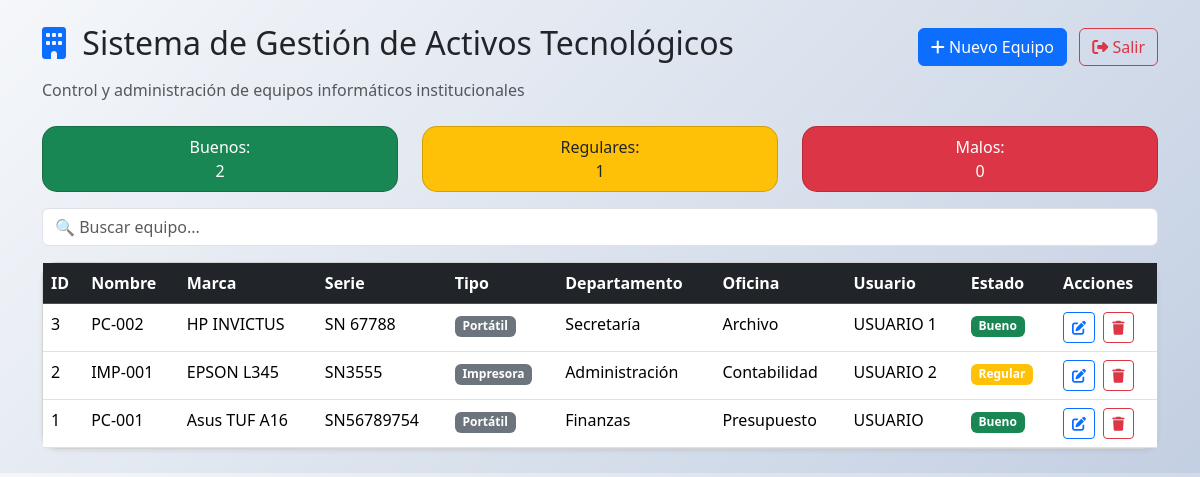
/ (signed in), run on the app's committed database.
### database.py (models this page shows)
class Equipo(db.Model):
    id = db.Column(db.Integer, primary_key=True)
    nombre = db.Column(db.String(100), nullable=False)
    marca = db.Column(db.String(50), nullable=False)
    modelo = db.Column(db.String(100), nullable=False)
    numero_serie = db.Column(db.String(50), unique=True, nullable=False)
    tipo = db.Column(db.String(50), nullable=False)
    cpu = db.Column(db.String(100))
    ram = db.Column(db.String(20))
    almacenamiento = db.Column(db.String(50))
    sistema_operativo = db.Column(db.String(50))
    ip_address = db.Column(db.String(15))
    impresora = db.Column(db.String(100))
    usuario_encargado = db.Column(db.String(100))
    departamento = db.Column(db.String(100))
    oficina = db.Column(db.String(100))
    estado = db.Column(db.String(20), default='Bueno')
    fecha_adquisicion = db.Column(db.Date)
    fecha_alta = db.Column(db.DateTime, default=datetime.utcnow)
    observaciones = db.Column(db.Text)
    def to_dict(self):
        return {
            'id': self.id,
            'nombre': self.nombre,
            'marca': self.marca,
            'modelo': self.modelo,
            'numero_serie': self.numero_serie,
            'tipo': self.tipo,
            'cpu': self.cpu,
            'ram': self.ram,
            'almacenamiento': self.almacenamiento,
            'sistema_operativo': self.sistema_operativo,
            'ip_address': self.ip_address,
            'impresora': self.impresora,
            'usuario_encargado': self.usuario_encargado,
            'departamento': self.departamento,
            'oficina': self.oficina,
            'estado': self.estado,
            'fecha_adquisicion': self.fecha_adquisicion.isoformat() if self.fecha_adquisicion else None,
            'fecha_alta': self.fecha_alta.strftime('%d/%m/%Y') if self.fecha_alta else None,
            'observaciones': self.observaciones
        }

### app.py (the view)
@app.route('/')
def index():
    if 'user' not in session:
        return redirect('/login')
    equipos = Equipo.query.order_by(Equipo.id.desc()).all()
    return render_template('index.html', equipos=[e.to_dict() for e in equipos])

### templates/index.html (shortened to what this page needs)
<!DOCTYPE html>
<html>
<head>
    <link href="https://cdn.jsdelivr.net/npm/bootstrap@5.3.2/dist/css/bootstrap.min.css" rel="stylesheet">
    <link href="https://cdnjs.cloudflare.com/ajax/libs/font-awesome/6.4.0/css/all.min.css" rel="stylesheet">
    <link href="/static/style.css" rel="stylesheet">
</head>
<body class="bg-light">
<div class="container py-4">
    <div class="d-flex justify-content-between align-items-center mb-2">
        <h1 class="h2">
            <i class="fas fa-building text-primary me-2"></i>
            Sistema de Gestión de Activos Tecnológicos
        </h1>
        <div>
            <button class="btn btn-primary me-2" data-bs-toggle="modal" data-bs-target="#modalEquipo">
                <i class="fas fa-plus"></i> Nuevo Equipo
            </button>
            <a href="/logout" class="btn btn-outline-danger">
                <i class="fas fa-sign-out-alt"></i> Salir
            </a>
        </div>
    </div>
    <p class="text-muted mb-4">
        Control y administración de equipos informáticos institucionales
    </p>
    <div class="row mb-3 text-center">
        <div class="col">
            <div class="card p-2 bg-success text-white">
                Buenos: <span id="buenos"></span>
            </div>
        </div>
        <div class="col">
            <div class="card p-2 bg-warning">
                Regulares: <span id="regulares"></span>
            </div>
        </div>
        <div class="col">
            <div class="card p-2 bg-danger text-white">
                Malos: <span id="malos"></span>
            </div>
        </div>
    </div>
    <input type="text" id="buscador" class="form-control mb-3" placeholder="🔍 Buscar equipo...">
    <div class="card shadow-sm">
        <div class="table-responsive">
            <table class="table table-hover mb-0">
                <thead class="table-dark">
                    <tr>
                        <th>ID</th>
                        <th>Nombre</th>
                        <th>Marca</th>
                        <th>Serie</th>
                        <th>Tipo</th>
                        <th>Departamento</th>
                        <th>Oficina</th>
                        <th>Usuario</th>
                        <th>Estado</th>
                        <th>Acciones</th>
                    </tr>
                </thead>
                <tbody>
                    {% for equipo in equipos %}
                    <tr>
                        <td>{{ equipo.id }}</td>
                        <td>{{ equipo.nombre }}</td>
                        <td>{{ equipo.marca }} {{ equipo.modelo }}</td>
                        <td>{{ equipo.numero_serie }}</td>
                        <td>
                            <span class="badge bg-secondary">{{ equipo.tipo }}</span>
                        </td>
                        <td>{{ equipo.departamento or '-' }}</td>
                        <td>{{ equipo.oficina or '-' }}</td>
                        <td>{{ equipo.usuario_encargado or '-' }}</td>
                        <td>
                            <span class="badge
                                {{ 'bg-success' if equipo.estado=='Bueno'
                                else 'bg-warning' if equipo.estado=='Regular'
                                else 'bg-danger' }}">
                                {{ equipo.estado }}
                            </span>
                        </td>
                        <td>
                            <button class="btn btn-sm btn-outline-primary me-1" onclick="editar({{ equipo.id }})">
                                <i class="fas fa-edit"></i>
                            </button>
                            <button class="btn btn-sm btn-outline-danger" onclick="borrar({{ equipo.id }})">
                                <i class="fas fa-trash"></i>
                            </button>
                        </td>
                    </tr>
                    {% endfor %}
                </tbody>
            </table>
        </div>
    </div>
</div>
</body>
</html>

### static/style.css (style rules this page uses)
body { background: linear-gradient(135deg, #f5f7fa 0%, #c3cfe2 100%); }
.card { border-radius: 15px; }
.table th { font-weight: 600; }
.btn-sm { padding: .25rem .5rem; font-size: .875rem; }

### data on the page
Equipo: id "3", nombre "PC-002", marca "HP", modelo "INVICTUS", numero_serie "SN 67788", tipo "Portátil", departamento "Secretaría", oficina "Archivo", usuario_encargado "USUARIO 1", estado "Bueno"
Equipo: id "2", nombre "IMP-001", marca "EPSON", modelo "L345", numero_serie "SN3555", tipo "Impresora", departamento "Administración", oficina "Contabilidad", usuario_encargado "USUARIO 2", estado "Regular"
Equipo: id "1", nombre "PC-001", marca "Asus", modelo "TUF A16", numero_serie "SN56789754", tipo "Portátil", departamento "Finanzas", oficina "Presupuesto", usuario_encargado "USUARIO", estado "Bueno"
